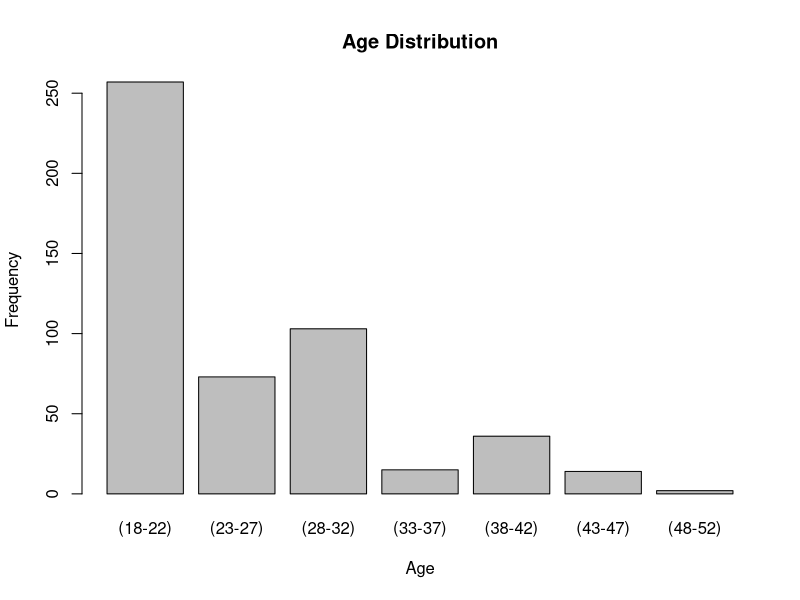

Here is the R script that generated this plot:
# Previous generation:
age <- c(rep(18, 257), rep(23, 73), rep(28, 103), rep(33, 15), rep(38, 36), rep(43, 14), rep(48, 2))

# Age Range
age_range <- c("(18-22)", "(23-27)", "(28-32)", "(33-37)", "(38-42)", "(43-47)", "(48-52)")

ages <- table(age)

# barplot version
barplot(ages, names.arg = age_range, main = "Age Distribution", xlab = "Age", ylab = "Frequency")

# polygon plot version
polygon(age_range, ages, col = rainbow(length(age_range)),
        xlim = c(18, 52), ylim = c(0, max(ages)),
        main = "Age Distribution", xlab = "Age")


# Calculate mean, median, and modus
mean_age <- mean(age)
median_age <- median(age)
modus_age <- names(which.max(ages))

cat("Mean age: ", mean_age, "\n")
cat("Median age: ", median_age, "\n")
cat("Modus age: ", modus_age, "\n")
